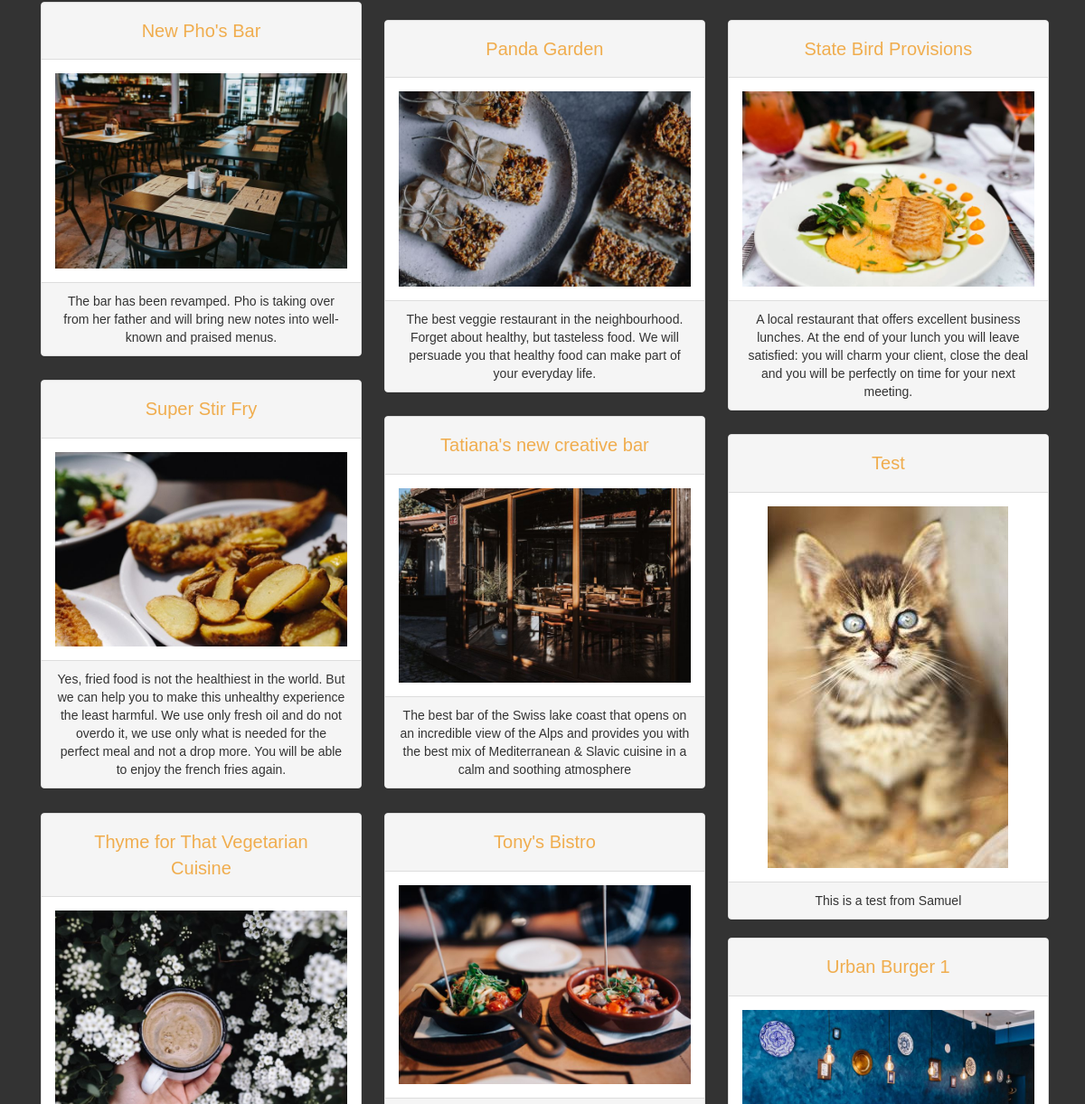
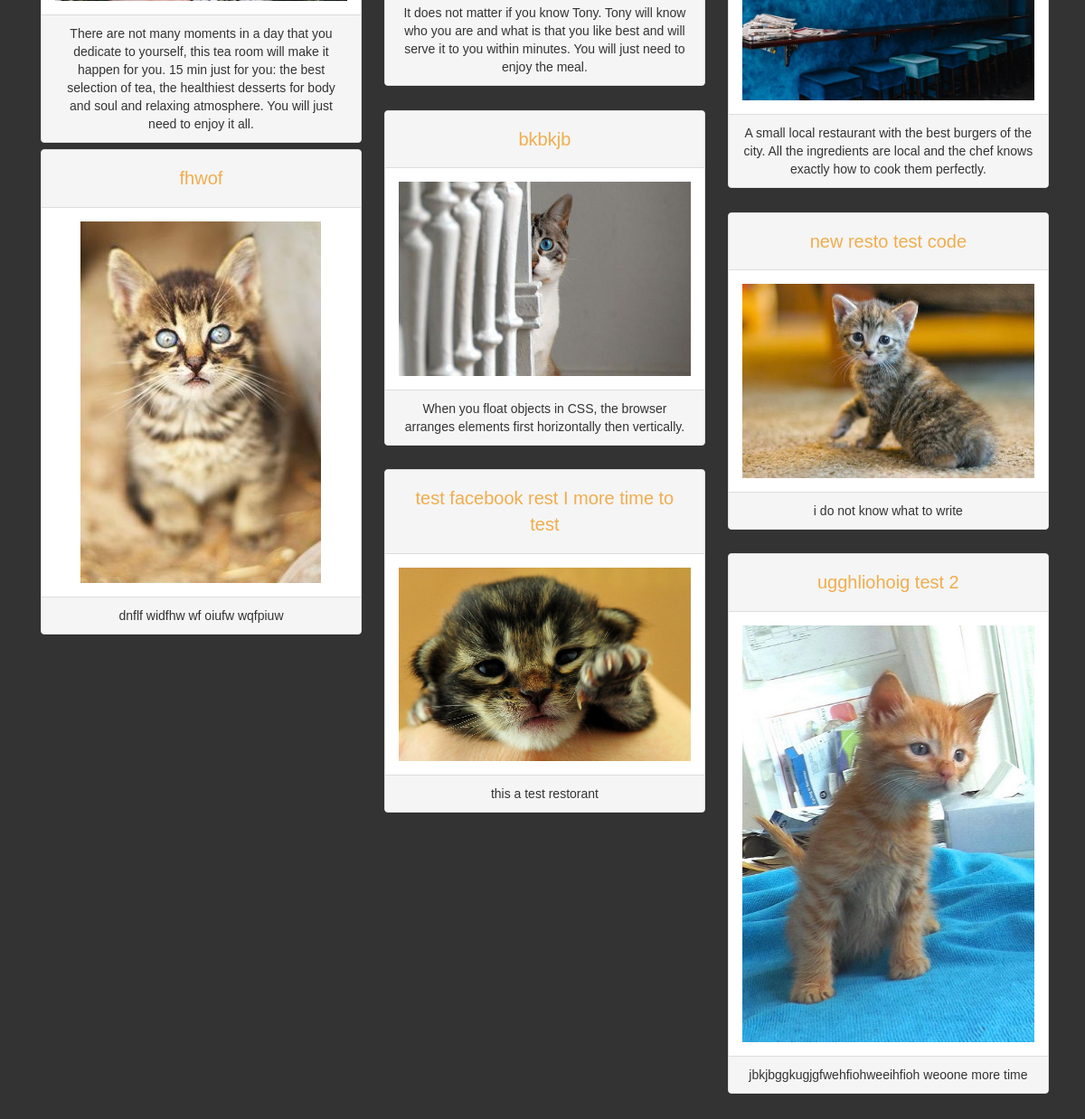
The app's page /restos/ (lower part), older data (2 pictures, top to bottom).
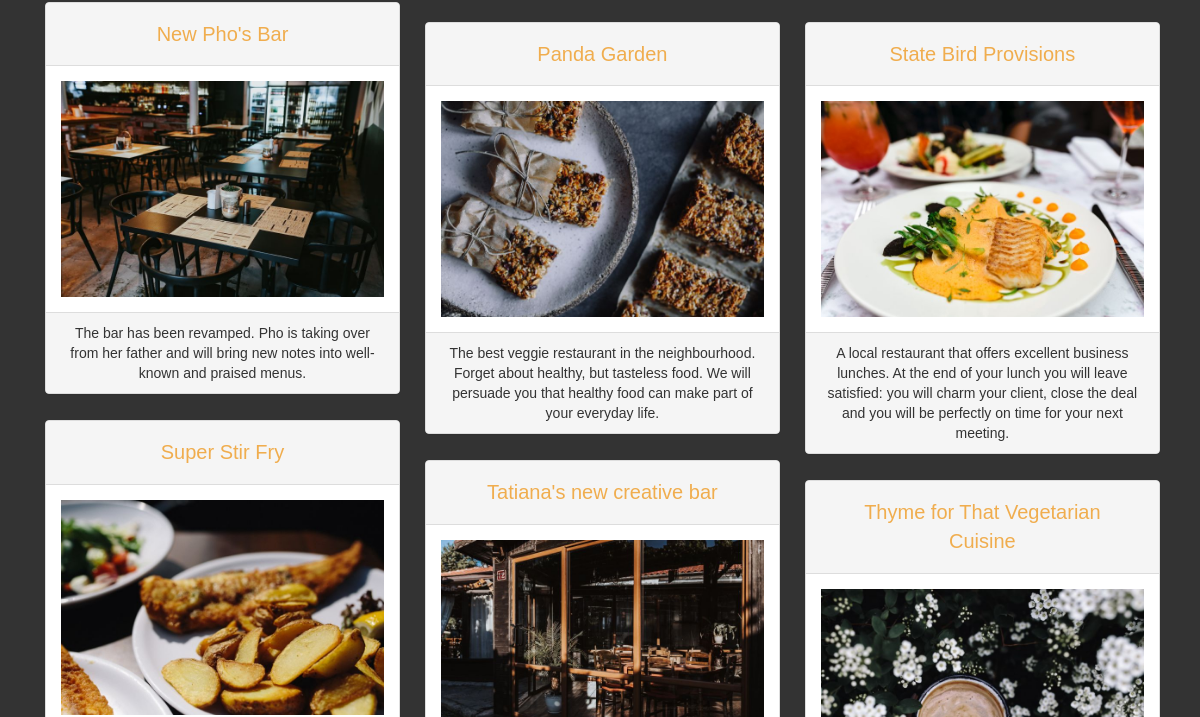
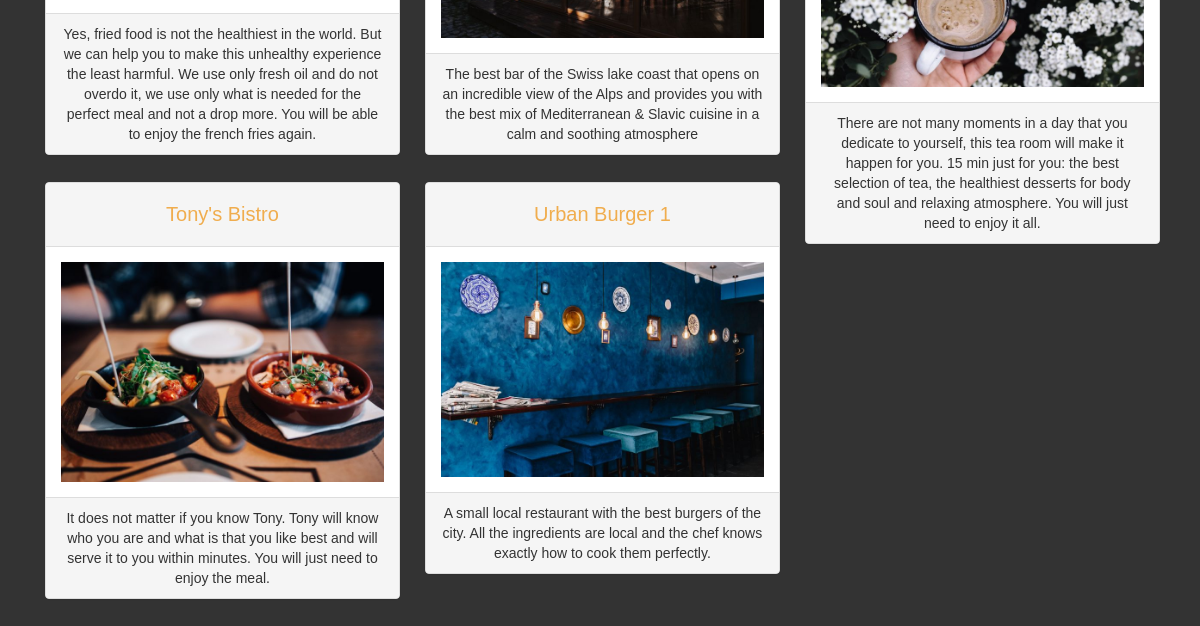
The same page, newer data (2 pictures, top to bottom).
### database_setup_fn.py (models this page shows, shortened)
class Restaurant(Base):
    __tablename__ = 'restaurant'
    id = Column(Integer, primary_key=True)
    name = Column(String(250), nullable=False)
    user_id = Column(Integer, ForeignKey('user.id'))
    user = relationship(User)
    description = Column(String(250))
    image = Column(String(250))
    menu_item = relationship('MenuItem', cascade="all, delete")

### finalproject.py (the view)
@app.route('/')
@app.route('/restos/')
def showallrestaurants():
    restaurants = session.query(Restaurant).order_by(Restaurant.name).all()
    if 'username' not in login_session:
        return render_template('public_allrestos.html', restos=restaurants)
    else:
        user = session.query(User).\
            filter_by(name=login_session['username']).one()
        return render_template('allrestos.html', restos=restaurants, user=user)

### templates/public_allrestos.html (shortened to what this page needs)
<!DOCTYPE html>
<html>
<head>
    <link rel="stylesheet" type="text/css" href="/static/bootstrap-3.3.7-dist/css/bootstrap.min.css">
    <link rel="stylesheet" type="text/css" href="/static/bootstrap-3.3.7-dist/css/custom.css">
    <link rel="stylesheet" type="text/css" href="/static/css/styles.css">
</head>
<body>
    <div class="container">
        <div class="row">
                <div class="col-md-12" id='grid'>
                    {% for resto in restos %}
                    <div class="col-sm-12 col-md-6 col-lg-4 item" align="center">
                        <div class="panel panel-default">
                            <div class="panel-heading"><a style="font-size:20px; color:#f0ad4e;"  class="btn btn-link" href="{{url_for('restoMenu', resto_ID=resto.id)}}">{{resto.name}}</a></div>
                            <div class="panel-body"><img alt='body image' class = "img-responsive center-block" src="{{resto.image}}"/></div>
                            <div class="panel-footer">{{resto.description}}</div>
                        </div>
                    </div>
                    {% endfor %}
                </div>
        </div>
            <br>
    </div>
</body>
</html>

### static/css/styles.css (style rules this page uses)
body { font-family: sans-serif; background-color: #333333 }
a { text-decoration: none; text-decoration: #333333; font-size: .75em; }

Row changes from the older to the newer data that the page shows:
removed Restaurant: name "Test", image (picture), description "This is a test from Samuel"
removed Restaurant: name "bkbkjb", image (picture), description "When you float objects in CSS, the browser arranges elements first horizontally then vertically."
removed Restaurant: name "fhwof", image (picture), description "dnflf widfhw wf oiufw wqfpiuw"
removed Restaurant: name "new resto test code", image (picture), description "i do not know what to write"
removed Restaurant: name "test facebook rest I more time to test", image (picture), description "this a test restorant"
removed Restaurant: name "ugghliohoig test 2", image (picture), description "jbkjbggkugjgfwehfiohweeihfioh weoone more time"
